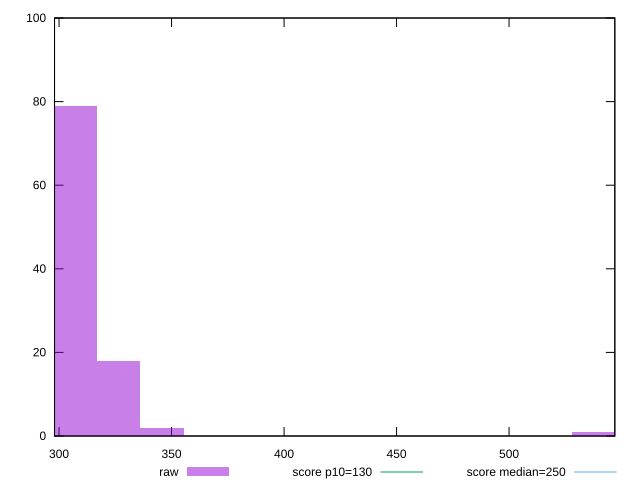

Here is the gnuplot script that generated this plot:
reset

$raw <<EOF
537.7842649308368 1
307.30529424619243 79
326.5118751365795 18
345.71845602696646 2
EOF

set key outside below
set boxwidth 19.206580890387027
set xrange [298:546.9999999999982]
set yrange [0:100]
set trange [0:100]
set style fill transparent solid 0.5 noborder

set parametric
set terminal svg size 640, 490 enhanced background rgb 'white'
set output "report_00018_2021-02-10T15-25-16.877Z/max-potential-fid/samples/pages+cached/raw/histogram.svg"

plot $raw title "raw" with boxes, \
     130,t title "score p10=130", \
     250,t title "score median=250"

reset
